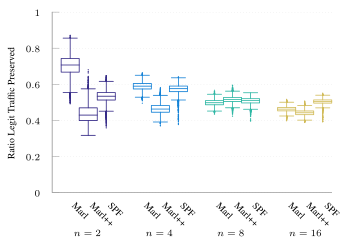

The gnuplot source for this figure:
set terminal tikz standalone color size 9cm,6cm font '\scriptsize' preamble '\usepackage{microtype} \usepackage{times} \usepackage[T1]{fontenc} \usepackage{siunitx}\sisetup{detect-all}' createstyle
set output "tnsm-udp-box-single.tex"

load "parula.pal"
#load "inferno.pal"

set style line 102 lc rgb '#a0a0a0' lt 1 lw 1
set style boxplot outliers pointtype 7
set style data boxplot
set border ls 102
set colorbox border 102
set key textcolor rgb "black"
set tics textcolor rgb "black"
set label textcolor rgb "black"

set border 3
set grid y
set xtics nomirror
set xtics rotate by -45
set ytics nomirror

set key autotitle columnhead
set datafile separator ","

#set xlabel "Iteration ($t \\cdot{} \\SI{50}{\\milli\\second}$)"
set ylabel "Ratio Legit Traffic Preserved"

set yrange [0.0:1.0]
set xrange [-1.0:14.5]
set xtics ("Marl" 0.0, \
	"Instant" 1.0, \
	"Guarded" 2.0, \
	"Marl" 4.0, \
	"Instant" 5.0, \
	"Guarded" 6.0, \
	"Marl" 8.0, \
	"Instant" 9.0, \
	"Guarded" 10.0, \
	"Marl" 12.0, \
	"Instant" 13.0, \
	"Guarded" 14.0, \
	) scale 0.0
#set key inside bottom right
set boxwidth 1
unset key
set pointsize 0.1

set label "$n=2$" at graph 0.06,-0.22
set label "$n=4$" at graph 0.317,-0.22
set label "$n=8$" at graph 0.573,-0.22
set label "$n=16$" at graph 0.83,-0.22

plot '../results/tnsm-tree-2-opus-m-separate.avg.csv' u (0.0):3:(1.0) ls 1 ps .1, \
     '../results/tnsm-tree-2-opus-mpp-single.avg.csv' u (1.0):3:(1.0) ls 1 ps .1, \
     '../results/tnsm-tree-2-opus-spf-single.avg.csv' u (2.0):3:(1.0) ls 1 ps .1, \
     '../results/tnsm-tree-4-opus-m-separate.avg.csv' u (4.0):3:(1.0) ls 3 ps .1, \
     '../results/tnsm-tree-4-opus-mpp-single.avg.csv' u (5.0):3:(1.0) ls 3 ps .1, \
     '../results/tnsm-tree-4-opus-spf-single.avg.csv' u (6.0):3:(1.0) ls 3 ps .1, \
     '../results/tnsm-tree-8-opus-m-separate.avg.csv' u (8.0):3:(1.0) ls 5 ps .1, \
     '../results/tnsm-tree-8-opus-mpp-single.avg.csv' u (9.0):3:(1.0) ls 5 ps .1, \
     '../results/tnsm-tree-8-opus-spf-single.avg.csv' u (10.0):3:(1.0) ls 5 ps .1, \
     '../results/tnsm-tree-16-opus-m-separate.avg.csv' u (12.0):3:(1.0) ls 7 ps .1, \
     '../results/tnsm-tree-16-opus-mpp-single.avg.csv' u (13.0):3:(1.0) ls 7 ps .1, \
     '../results/tnsm-tree-16-opus-spf-single.avg.csv' u (14.0):3:(1.0) ls 7 ps .1, \

set out
